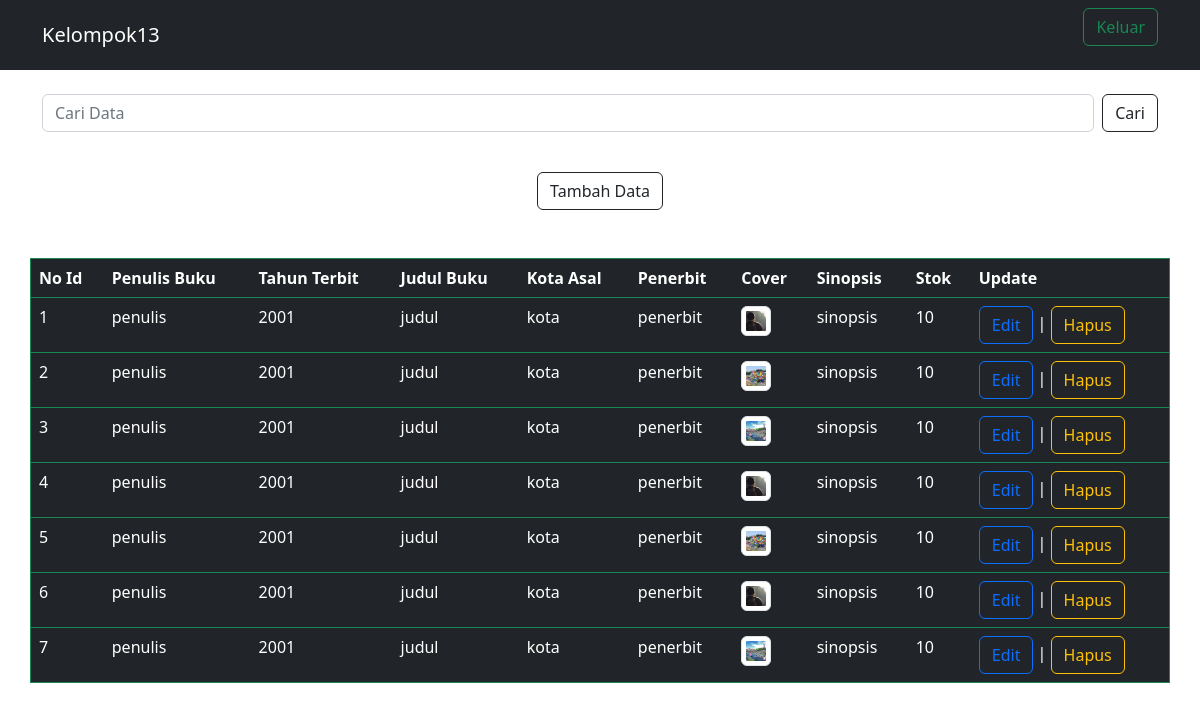
The app's page /halaman.php with its own data.
### tables this page shows
CREATE TABLE `buku` (
  `id_buku` int(11) NOT NULL,
  `penulis` varchar(50) NOT NULL,
  `tahun` year(4) NOT NULL,
  `judul` varchar(255) NOT NULL,
  `kota` varchar(50) NOT NULL,
  `penerbit` varchar(255) NOT NULL,
  `cover` varchar(255) NOT NULL,
  `sinopsis` text NOT NULL,
  `stok` int(3) NOT NULL
);

### halaman.php (the view, shortened to what this page needs)
<?php
include_once("config.php");
?>
<html>
<head>
</head>
<link rel="stylesheet" href="bootstrap/css/bootstrap.min.css" type="text/css">
<body>
<nav class="navbar navbar-expand-lg navbar-dark bg-dark">
  <div class="container">
    <a class="navbar-brand" href="halaman.php">Kelompok13</a>
      <form>
        <a href='keluar.php' class="btn btn-outline-success">Keluar</a>
      </form>
    </div>
</nav>
<br>
  <div class="container">
      <form class="d-flex" role="search" action="index2.php" method="get">
        <input class="form-control me-2" type="search" placeholder="Cari Data" aria-label="Search" name="cari">
        <button class="btn btn-outline-dark" type="submit">Cari</button>
      </form>
    </div>
<br>
<div class="text-center">
<a href="buat.php" class="btn btn-outline-dark">Tambah Data</a>
</div>
<br>
<table class="table table-dark p-1 mt-4 border border-success container">
<tbody>
    <tr>
        <th>No Id</th>
        <th>Penulis Buku</th>
        <th>Tahun Terbit</th>
        <th>Judul Buku</th>
        <th>Kota Asal</th>
        <th>Penerbit</th>
        <th>Cover</th>
        <th>Sinopsis</th>
        <th>Stok</th>
        <th>Update</th>
    </tr>
</tbody>
    <?php
    if(isset($_GET['cari'])){
      $cari = $_GET['cari'];
      $result = mysqli_query($perpustakaan,"SELECT * FROM buku WHERE judul LIKE '%".$cari."%'");
    }else{
      $result = mysqli_query($perpustakaan,"SELECT * FROM buku");
    }
    $no =1;
    while($data = mysqli_fetch_array($result)) {
      ?>
        <tbody>
        <tr>
            <td><?= $no ?></td>
            <td><?= $data['1']?></td>
            <td><?= $data['2']?></td>
            <td><?= $data['3']?></td>
            <td><?= $data['4']?></td>
            <td><?= $data['5']?></td>
            <td>
              <img src="foto/<?= $data['6']?>" width="30px" class="img-thumbnail" alt="">
            </td>
            <td><?= $data['7']?></td>
            <td><?= $data['8']?></td>
            <td colspan="2">
            <a href="edit.php?id_buku=<?=$data['id_buku']?>" class="btn btn-outline-primary">Edit</a>
            |
            <a href="delete.php?id_buku=<?=$data['id_buku']?>" class="btn btn-outline-warning">Hapus</a>
            </td>
        </tr>
        </tbody>
    <?php
    $no++;
      }
      ?>
</table>
</body>
</html>

### records on screen
buku: penulis "penulis", tahun "2001", judul "judul", kota "kota", penerbit "penerbit", cover (picture), sinopsis "sinopsis", stok "10"
buku: penulis "penulis", tahun "2001", judul "judul", kota "kota", penerbit "penerbit", cover (picture), sinopsis "sinopsis", stok "10"
buku: penulis "penulis", tahun "2001", judul "judul", kota "kota", penerbit "penerbit", cover (picture), sinopsis "sinopsis", stok "10"
buku: penulis "penulis", tahun "2001", judul "judul", kota "kota", penerbit "penerbit", cover (picture), sinopsis "sinopsis", stok "10"
buku: penulis "penulis", tahun "2001", judul "judul", kota "kota", penerbit "penerbit", cover (picture), sinopsis "sinopsis", stok "10"
buku: penulis "penulis", tahun "2001", judul "judul", kota "kota", penerbit "penerbit", cover (picture), sinopsis "sinopsis", stok "10"
buku: penulis "penulis", tahun "2001", judul "judul", kota "kota", penerbit "penerbit", cover (picture), sinopsis "sinopsis", stok "10"
